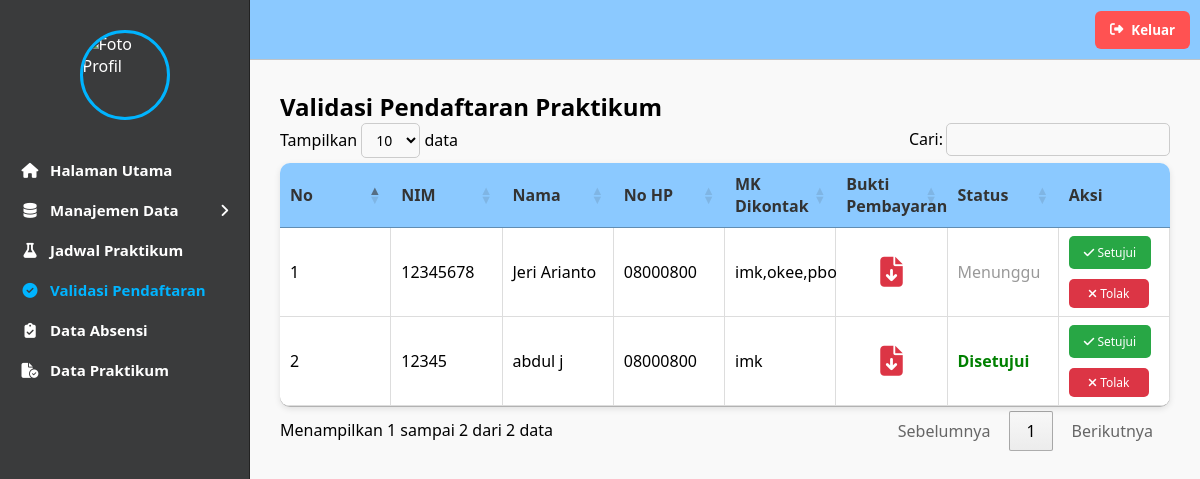
/admin/validasi/validasi.php (signed in), run on an earlier commit of the app's database.
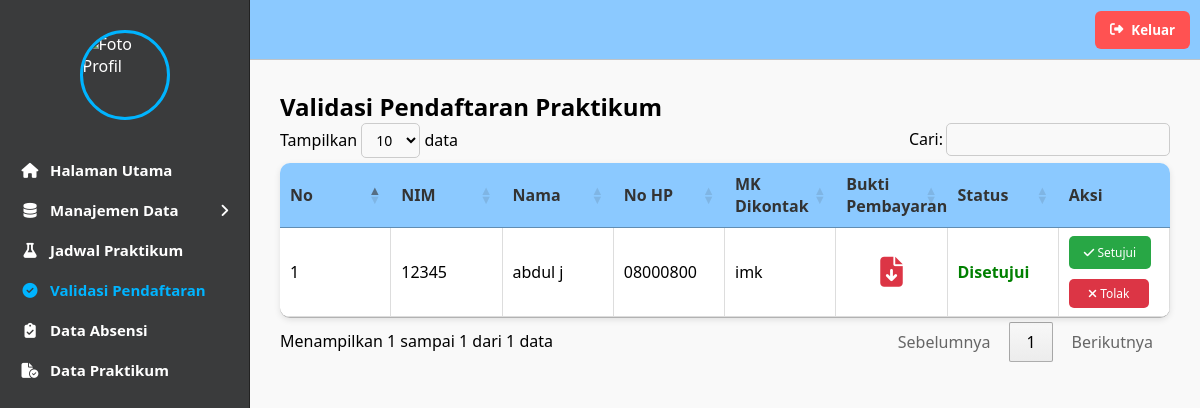
And on a later commit of the database.
### tables this page shows
CREATE TABLE `kontrak_mk` (
  `id` int NOT NULL,
  `id_mahasiswa` int NOT NULL,
  `id_semester` int DEFAULT NULL,
  `nim` varchar(20) NOT NULL,
  `nama` varchar(100) NOT NULL,
  `no_hp` varchar(20) DEFAULT NULL,
  `mk_dikontrak` varchar(1000) NOT NULL,
  `bukti_pembayaran` varchar(255) DEFAULT NULL,
  `status` enum('Menunggu','Disetujui','Ditolak') DEFAULT 'Menunggu',
  `created_at` timestamp NULL DEFAULT CURRENT_TIMESTAMP
);

### admin/validasi/validasi.php (the view, shortened to what this page needs)
<?php
include '../../koneksi/sidebar.php';
include '../../koneksi/koneksi.php';
?>
<link rel="stylesheet" href="https://cdn.datatables.net/1.13.6/css/jquery.dataTables.min.css">
<link rel="stylesheet" href="https://cdnjs.cloudflare.com/ajax/libs/font-awesome/6.5.0/css/all.min.css">
<div class="konten-utama">
  <h2>Validasi Pendaftaran Praktikum</h2>
  <table id="tabel-validasi" class="tabel-data">
    <thead>
      <tr>
        <th>No</th>
        <th>NIM</th>
        <th>Nama</th>
        <th>No HP</th>
        <th>MK Dikontak</th>
        <th>Bukti Pembayaran</th>
        <th>Status</th>
        <th>Aksi</th>
      </tr>
    </thead>
    <tbody>
      <?php
      $no = 1;
      $query = mysqli_query($conn, "SELECT * FROM kontrak_mk ORDER BY id DESC");
      while ($row = mysqli_fetch_assoc($query)) {
      ?>
      <tr>
        <td data-label="No"><?= $no++; ?></td>
        <td data-label="Nim"><?= htmlspecialchars($row['nim']); ?></td>
        <td data-label="Nama"><?= htmlspecialchars($row['nama']); ?></td>
        <td data-label="Nomor Hp"><?= htmlspecialchars($row['no_hp']); ?></td>
        <td data-label="MK dikontrak"><?= htmlspecialchars($row['mk_dikontrak']); ?></td>
        <td data-label="Bukti Pembayaran" class="pembayaran-cell">
         <?php if (!empty($row['bukti_pembayaran'])) { ?>
  <a href='../../uploads/<?= $row['bukti_pembayaran']; ?>' target='_blank' title="Lihat Bukti">
    <i class="fa-solid fa-file-arrow-down" style="font-size:20px; color:#dc3545;"></i>
  </a>
<?php } else { ?>
  <span style="color:#aaa;">Belum upload</span>
<?php } ?>
        </td>
        <td data-label="Status" >
          <?php
            if ($row['status'] == 'Disetujui') echo "<span style='color:green;font-weight:bold;'>Disetujui</span>";
            elseif ($row['status'] == 'Ditolak') echo "<span style='color:red;font-weight:bold;'>Ditolak</span>";
            else echo "<span style='color:#999;'>Menunggu</span>";
          ?>
        </td>
        <td data-label="Aksi">
          <button class="tombol tombol-setujui" onclick="ubahStatus(<?= $row['id']; ?>,'setujui')">
            <i class="fa-solid fa-check"></i> Setujui
          </button>
          <button class="tombol tombol-tolak" onclick="ubahStatus(<?= $row['id']; ?>,'tolak')">
            <i class="fa-solid fa-xmark"></i> Tolak
          </button>
        </td>
      </tr>
      <?php } ?>
    </tbody>
  </table>
</div>

### koneksi/sidebar.php (shortened to what this page needs)
<?php
$halaman = basename($_SERVER['PHP_SELF']);
?>
<!DOCTYPE html>
<html lang="id">
<head>
  <link rel="stylesheet" href="https://cdnjs.cloudflare.com/ajax/libs/font-awesome/6.5.0/css/all.min.css">
</head>
<body>
  <div class="menu-samping" id="menuSamping">
    <div class="bagian-foto" id="tombolProfil">
      <img src="logo.png" alt="Foto Profil">
    </div>
    <div class="daftar-menu">
      <a href="../halaman_utama/halaman_utama.php" class="<?= $halaman == 'halaman_utama.php' ? 'active' : '' ?>">
        <i class="fa-solid fa-house"></i> Halaman Utama
      </a>
      <div class="menu-item" id="dataMenu">
        <span><i class="fa-solid fa-database"></i>Manajemen Data</span>
        <i class="fa-solid fa-angle-right arrow"></i>
      </div>
      <a href="../jadwal/jadwal.php" class="<?= $halaman == 'jadwal.php' ? 'active' : '' ?>">
        <i class="fa-solid fa-flask"></i> Jadwal Praktikum
      </a>
      <a href="../validasi/validasi.php" class="<?= $halaman == 'validasi.php' ? 'active' : '' ?>">
        <i class="fa-solid fa-circle-check"></i> Validasi Pendaftaran
      </a>
      <a href="../absensi/absensi.php" class="<?= $halaman == 'absensi.php' ? 'active' : '' ?>">
        <i class="fa-solid fa-clipboard-check"></i> Data Absensi
      </a>
      <a href="../laporan/laporan.php" class="<?= $halaman == 'laporan.php' ? 'active' : '' ?>">
        <i class="fa-solid fa-file-circle-check"></i> Data Praktikum
      </a>
    </div>
  </div>
  <div class="menu-atas">
    <button class="tombol-keluar" id="keluar">
      <i class="fa-solid fa-right-from-bracket"></i> Keluar
    </button>
  </div>
</body>
</html>

### koneksi/sidebar.php (style rules this page uses)
* { margin: 0; padding: 0; box-sizing: border-box; font-family: 'Segoe UI', Tahoma, Geneva, Verdana, sans-serif; }
body { display: flex; min-height: 100vh; background-color: #f3f3f3; overflow-x: hidden; }
.menu-samping { width: 250px; background-color: #3a3b3c; display: flex; flex-direction: column; align-items: flex-start; padding: 30px 0; color: #fff; position: fixed; top: 0; bottom: 0; left: 0; z-index: 200; border-right: 1px solid #222; transition: transform 0.3s ease; }
.bagian-foto { width: 100%; display: flex; justify-content: center; margin-bottom: 30px; cursor: pointer; }
.bagian-foto img { width: 90px; height: 90px; border-radius: 50%; object-fit: cover; border: 3px solid #00b4ff; transition: 0.3s; }
.daftar-menu { display: flex; flex-direction: column; width: 100%; padding-left: 20px; }
.daftar-menu a, .menu-item { display: flex; align-items: center; justify-content: flex-start; text-decoration: none; color: #fff; font-weight: bold; font-size: 15px; padding: 10px 0; transition: all 0.3s ease; cursor: pointer; }
.daftar-menu a i, .menu-item i:first-child { margin-right: 10px; width: 20px; text-align: center; }
.daftar-menu a.active, .menu-item.active span { color: #00b4ff; font-weight: bold; }
.menu-item .arrow { margin-left: auto; margin-right: 20px; transition: transform 0.3s; }
.menu-atas { position: fixed; top: 0; left: 250px; right: 0; height: 60px; background: #8bc9ff; border-bottom: 1px solid #c0c3c6ff; display: flex; justify-content: flex-end; align-items: center; padding: 0 10px; z-index: 250; transition: left 0.3s ease; }
.tombol-keluar { background-color: #ff5252; color: white; border: none; padding: 10px 15px; border-radius: 6px; cursor: pointer; font-weight: bold; transition: 0.3s; display: flex; align-items: center; gap: 8px; }

### admin/validasi/validasi.php (style rules this page uses)
.konten-utama { margin-left:250px; margin-top:60px; padding:30px; background:#f9f9f9; font-family:Arial,sans-serif; }
.tombol { border:none; border-radius:5px; cursor:pointer; color:white; font-size:12px; transition:0.3s; padding:6px 10px; }
.tombol-setujui { background-color: #28a745; margin-bottom: 10px; padding: 8px 15px; }
.tombol-tolak { background-color: #dc3545; padding: 6px 10px; width: 80px; }
.tabel-data { width:100%; border-collapse:collapse; background:white; border-radius:10px; overflow:hidden; box-shadow:0 2px 6px rgba(0,0,0,0.1); table-layout:fixed; }
.tabel-data th { background:#8bc9ff; color:#333; text-align:left; padding:12px 15px; }
.tabel-data td { padding:12px 15px; border-bottom:1px solid #ddd; border-right:1px solid #ddd; }
.pembayaran-cell { text-align: center; }
.pembayaran-cell a i { font-size: 30px !important; }

What changed in the data, as far as the page shows it:
removed kontrak_mk: nim "12345678", nama "Jeri Arianto", no_hp "08000800", mk_dikontrak "imk,okee,pbo", status "Menunggu"
Also different on the page:
text written by a page script: "Tampilkan data Cari: Menampilkan 1 sampai 2 dari 2 data Sebelumnya 1 Berikutnya" → "Tampilkan data Cari: Menampilkan 1 sampai 1 dari 1 data Sebelumnya 1 Berikutnya"
